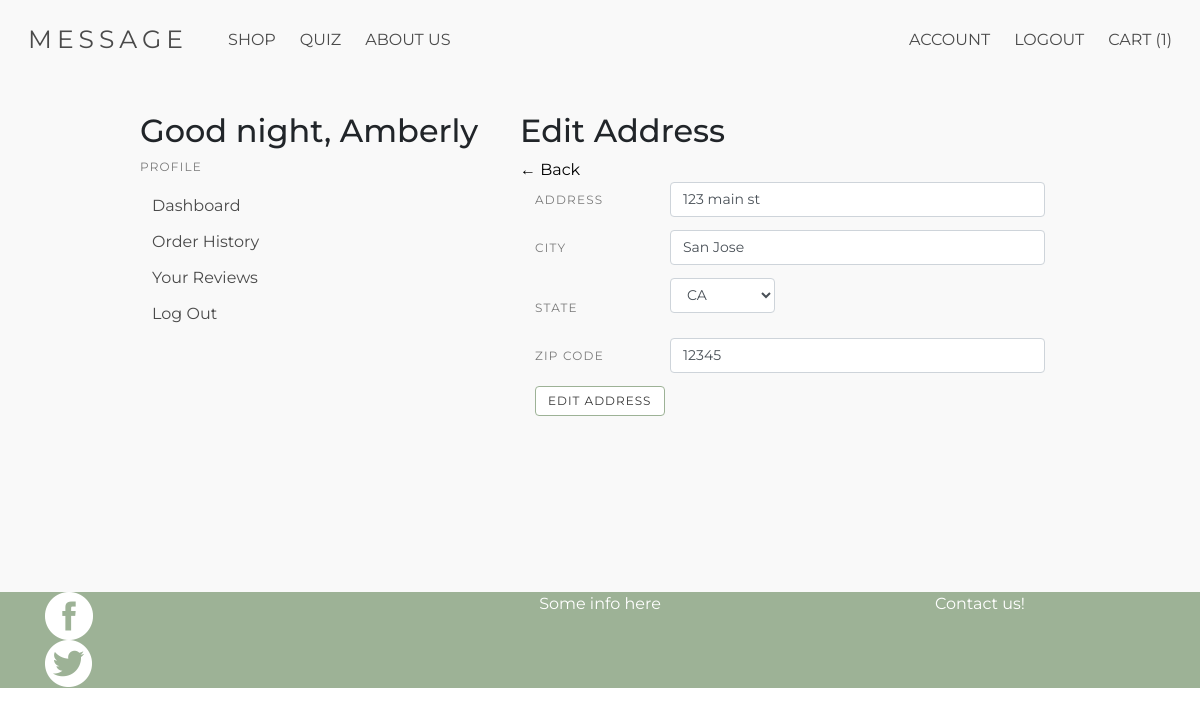
Screenshot of /profile/address (signed in) with the database file from the repository.
### models.py (models this page shows, shortened)
class User(UserMixin, Model):
    fname = CharField()
    lname = CharField()
    email = CharField(unique=True)
    password = CharField(max_length=100)
    street_address = CharField(default="")
    city = CharField(default="")
    state = CharField(default="")
    postal_code = CharField(default="")
    join_date = DateTimeField(default=datetime.datetime.now())
    class Meta:
        database = DATABASE

### app.py (the view, shortened to what this page needs)
@app.route('/profile/address', methods=["GET", "POST"])
@login_required
def edit_address():
    if current_user.is_authenticated:
        user=current_user
        cartq = cart_quantity(user)
    else:
        cartq=0
    user = current_user
    current_hour = datetime.datetime.now().hour
    greeting = time_of_day(current_hour)
    form = forms.EditAddressForm()
    return render_template("editAddress.html", form=form, user=user, greeting=greeting, cartq=cartq)

### app.py (called while the page is built)
def cart_quantity(user):
    order= models.Order.select().where(models.Order.user_id ==user.id, models.Order.purchased == False).get()
    cartq = 0
    cart = models.OrderDetails.select().where(models.OrderDetails.order_id == order)
    for item in cart:
        cartq += item.quantity
    return cartq

@login_manager.user_loader
def load_user(userid):
    try:
        return models.User.get(models.User.id == userid)
    except models.DoesNotExist:
        return None

@app.before_request
def before_request():
    g.db = models.DATABASE
    g.db.connect()
    g.user = current_user

@app.after_request
def after_request(response):
    g.db.close()
    return response

def time_of_day(hour):
    return (
        "morning" if 5 <= hour <= 11
        else
        "afternoon" if 12 <= hour <= 17
        else
        "evening" if 18 <= hour <= 22
        else
        "night"
    )

### templates/editAddress.html (shortened to what this page needs)
{% extends "profile.html" %}
{% from "macros.html" import field_error %}
{% block profile %}
<h2>Edit Address</h2>
<a href="/profile">&#8592; Back</a>
<div class="container">
<form method="POST" action="" class="form form-group">
    <div class="row">
        {{form.street_address.label(class="menu-label col-lg-3 col-sm-5")}}
        <div class="col-lg-9 col-sm-7">
            {{form.street_address(value=user.street_address, class="form-control")}}
        </div>
    </div>
    <div class="row">
        {{form.city.label(class="menu-label col-lg-3 col-sm-5")}}
        <div class="col-lg-9 col-sm-7">
            {{form.city(value=user.city, class="form-control")}}
        </div>
    </div>
    <div class="row">
        {{form.state.label(class="menu-label col-lg-3 col-sm-5")}}
        <div class="col-lg-3 col-4">
            {{form.state(class="form-control hacky")}}
        </div>
    </div>
    <div class="row">
        {{form.postal_code.label(class="menu-label col-lg-3 col-sm-5")}}
        <div class="col-lg-9 col-sm-7">
            {{form.postal_code(value=user.postal_code, class="form-control")}}
        </div>
    </div>
    <button class="button" type="submit">Edit Address</button>
</form>
</div>
{% endblock %}

### templates/profile.html (shortened to what this page needs)
{% extends 'layout.html' %}
{% block content %}
<div class="profile-container">
<div class="container">
    <div class="row d-flex justify-content-center">
        <div class="col-sm-4">
            <h2>Good {{greeting}}, {{user.fname}}</h2>
            <aside class="menu">
                <p class="menu-label">
                    Profile
                </p>
                <ul class="menu-list">
                    <li><a href="{{url_for('profile')}}">Dashboard</a></li>
                    <li><a href="{{url_for('order_history')}}">Order History</a></li>
                    <li><a href="{{url_for('reviews')}}">Your Reviews</a></li>
                    <li><a href="{{url_for('logout')}}">Log Out</a></li>
                </ul>
            </aside>
        </div>
        <div class="col-md-6 col-sm-8">
                {% block profile %}
                {% endblock %}
        </div>
    </div>
</div>
</div>
{% endblock %}

### static/main.css (style rules this page uses)
html { scroll-behavior: smooth; }
body { font-family: 'Montserrat', sans-serif; background-color: #f9f9f9; }
label { line-height: 3 }
.button, input[type=submit] { text-transform: uppercase; font-size: 12px; letter-spacing: 1px; border-color: rgb(157, 178, 150) }
.form-control { font-size: 14px; }
a { color:black }

### templates/profile.html (style rules this page uses)
.profile-container { margin-top: 2em; margin-bottom: 10em; }

### rows the page displays
User: fname "Amberly", street_address "123 main st", city "San Jose", state "CA", postal_code "12345"

### other values shown
{{ cartq }} "1"
{{ greeting }} "night"
